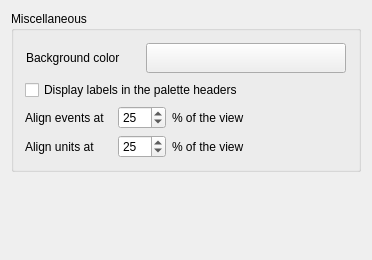
<?xml version="1.0" encoding="UTF-8"?>
<ui version="4.0">
 <class>PrefGeneralLayout</class>
 <widget class="QWidget" name="PrefGeneralLayout">
  <property name="geometry">
   <rect>
    <x>0</x>
    <y>0</y>
    <width>372</width>
    <height>260</height>
   </rect>
  </property>
  <property name="windowTitle">
   <string>General</string>
  </property>
  <layout class="QGridLayout">
   <item row="1" column="0">
    <spacer name="spacer3">
     <property name="orientation">
      <enum>Qt::Vertical</enum>
     </property>
     <property name="sizeType">
      <enum>QSizePolicy::Expanding</enum>
     </property>
     <property name="sizeHint" stdset="0">
      <size>
       <width>20</width>
       <height>28</height>
      </size>
     </property>
    </spacer>
   </item>
   <item row="0" column="0">
    <widget class="Q3GroupBox" name="groupBox3">
     <property name="sizePolicy">
      <sizepolicy hsizetype="Preferred" vsizetype="Fixed">
       <horstretch>0</horstretch>
       <verstretch>0</verstretch>
      </sizepolicy>
     </property>
     <property name="minimumSize">
      <size>
       <width>350</width>
       <height>0</height>
      </size>
     </property>
     <property name="title">
      <string>Miscellaneous</string>
     </property>
     <layout class="QGridLayout" name="gridLayout">
      <item row="0" column="0" colspan="3">
       <layout class="QHBoxLayout">
        <property name="margin">
         <number>1</number>
        </property>
        <item>
         <widget class="QLabel" name="textLabel1">
          <property name="text">
           <string>Background color</string>
          </property>
          <property name="wordWrap">
           <bool>false</bool>
          </property>
         </widget>
        </item>
        <item>
         <widget class="QPushButton" name="backgroundColorButton">
          <property name="sizePolicy">
           <sizepolicy hsizetype="Preferred" vsizetype="Fixed">
            <horstretch>0</horstretch>
            <verstretch>0</verstretch>
           </sizepolicy>
          </property>
          <property name="minimumSize">
           <size>
            <width>200</width>
            <height>30</height>
           </size>
          </property>
          <property name="text">
           <string/>
          </property>
         </widget>
        </item>
       </layout>
      </item>
      <item row="1" column="0" colspan="3">
       <widget class="QCheckBox" name="headerCheckBox">
        <property name="text">
         <string>Display labels in the palette headers</string>
        </property>
       </widget>
      </item>
      <item row="2" column="0">
       <widget class="QLabel" name="textLabel1_2">
        <property name="sizePolicy">
         <sizepolicy hsizetype="Expanding" vsizetype="Preferred">
          <horstretch>1</horstretch>
          <verstretch>0</verstretch>
         </sizepolicy>
        </property>
        <property name="text">
         <string>Align events at</string>
        </property>
        <property name="wordWrap">
         <bool>false</bool>
        </property>
       </widget>
      </item>
      <item row="2" column="1">
       <widget class="QSpinBox" name="eventPositionSpinBox">
        <property name="minimumSize">
         <size>
          <width>48</width>
          <height>0</height>
         </size>
        </property>
        <property name="maximumSize">
         <size>
          <width>50</width>
          <height>32767</height>
         </size>
        </property>
        <property name="wrapping">
         <bool>true</bool>
        </property>
        <property name="minimum">
         <number>1</number>
        </property>
        <property name="maximum">
         <number>100</number>
        </property>
        <property name="value">
         <number>25</number>
        </property>
       </widget>
      </item>
      <item row="2" column="2">
       <widget class="QLabel" name="textLabel2">
        <property name="sizePolicy">
         <sizepolicy hsizetype="Expanding" vsizetype="Preferred">
          <horstretch>2</horstretch>
          <verstretch>0</verstretch>
         </sizepolicy>
        </property>
        <property name="text">
         <string>% of the view</string>
        </property>
        <property name="wordWrap">
         <bool>false</bool>
        </property>
       </widget>
      </item>
      <item row="3" column="0">
       <widget class="QLabel" name="textLabel1_2_2">
        <property name="sizePolicy">
         <sizepolicy hsizetype="Expanding" vsizetype="Preferred">
          <horstretch>1</horstretch>
          <verstretch>0</verstretch>
         </sizepolicy>
        </property>
        <property name="text">
         <string>Align units at</string>
        </property>
        <property name="wordWrap">
         <bool>false</bool>
        </property>
       </widget>
      </item>
      <item row="3" column="1">
       <widget class="QSpinBox" name="clusterPositionSpinBox">
        <property name="minimumSize">
         <size>
          <width>48</width>
          <height>0</height>
         </size>
        </property>
        <property name="maximumSize">
         <size>
          <width>50</width>
          <height>32767</height>
         </size>
        </property>
        <property name="wrapping">
         <bool>true</bool>
        </property>
        <property name="minimum">
         <number>1</number>
        </property>
        <property name="maximum">
         <number>100</number>
        </property>
        <property name="value">
         <number>25</number>
        </property>
       </widget>
      </item>
      <item row="3" column="2">
       <widget class="QLabel" name="textLabel2_2">
        <property name="sizePolicy">
         <sizepolicy hsizetype="Expanding" vsizetype="Preferred">
          <horstretch>2</horstretch>
          <verstretch>0</verstretch>
         </sizepolicy>
        </property>
        <property name="text">
         <string>% of the view</string>
        </property>
        <property name="wordWrap">
         <bool>false</bool>
        </property>
       </widget>
      </item>
     </layout>
    </widget>
   </item>
  </layout>
 </widget>
 <layoutdefault spacing="6" margin="11"/>
 <pixmapfunction>qPixmapFromMimeSource</pixmapfunction>
 <customwidgets>
  <customwidget>
   <class>Q3GroupBox</class>
   <extends>QGroupBox</extends>
   <header>Qt3Support/Q3GroupBox</header>
   <container>1</container>
  </customwidget>
 </customwidgets>
 <resources/>
 <connections/>
</ui>
